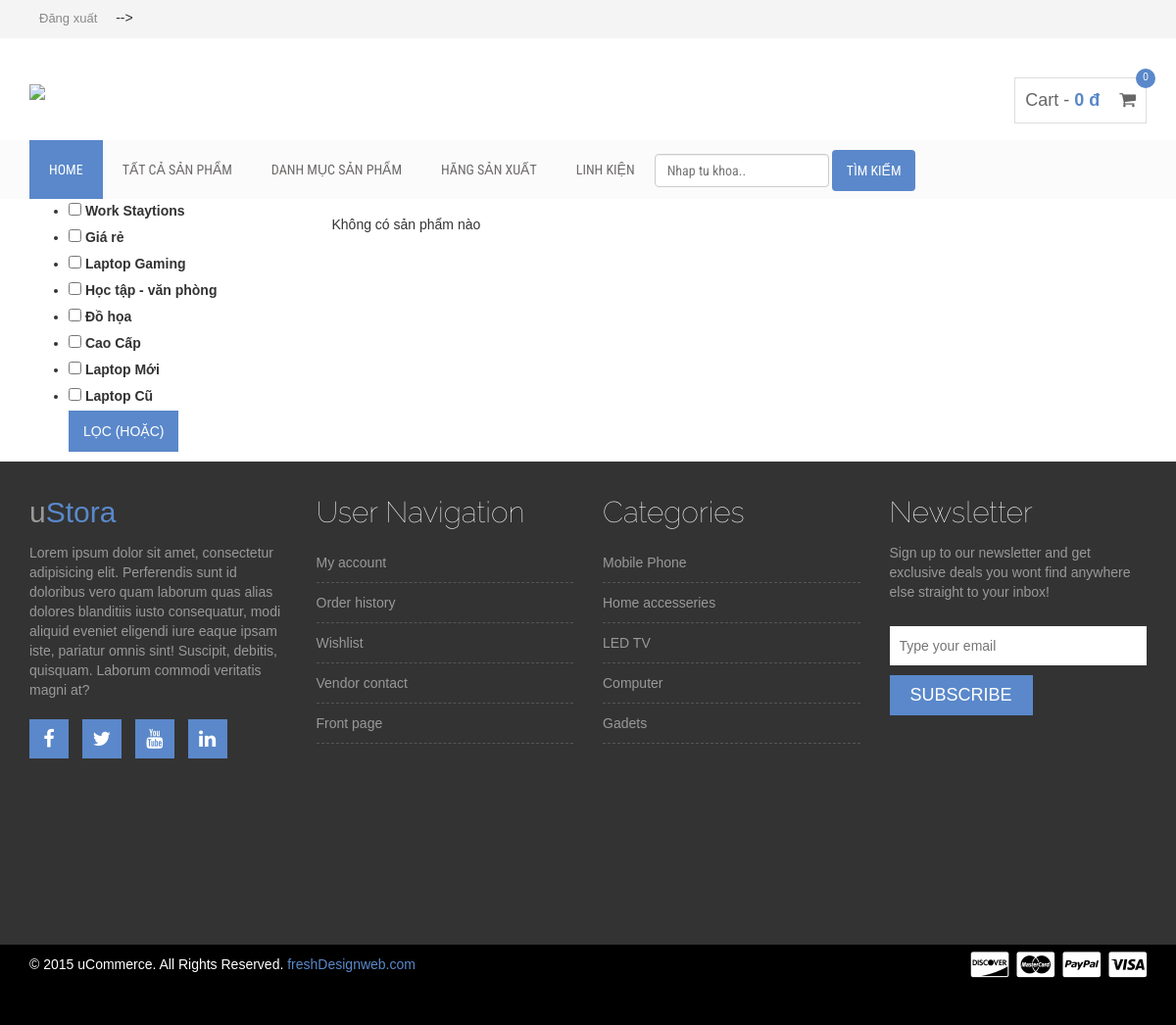
The app's page /category.php with its own data.
### tables this page shows
CREATE TABLE `category` (
  `id` int(11) NOT NULL,
  `name` varchar(30) NOT NULL,
  `level` int(10) NOT NULL,
  `parent_id` int(10) DEFAULT NULL
);

### db.php (called while the page is built, shortened)
<?php
class DB
{
    public function __construct()
    {
        $this->db = new PDO(
            'mysql:host='
                . self::DB_HOST . ';dbname=' . self::DB_NAME,
            self::DB_USERNAME,
            self::DB_PASSWORD
        ) or die('Cannot connect to db');
        return $this->db;
    }
}

### models/cate.php (called while the page is built, shortened)
<?php
require_once('C:/xampp/htdocs/Laptopcu/db.php');
class Cate extends DB implements Icate
{
    public function __construct()
    {
        $this->db->setAttribute(PDO::ATTR_ERRMODE, PDO::ERRMODE_EXCEPTION);
    }
    function getAllnoLimit()
    {
        $stm = $this->db->prepare("SELECT * FROM " . self::tableName);
        $stm->execute();
        return $stm->fetchAll();
    }
}

### category.php (the view, shortened to what this page needs)
<?php
include_once("inc/head.php");
include_once("inc/top.php");
?>
<?php
$cates = new Cate();
$cateslist = $cates->getAllnoLimit();
$listProducts = array();
$cate_ids = array();
?>
<div class="container">
    <div class="row">
        <div class="col-md-3">
            <ul>
                <form action="" method="post">
                    <?php foreach ($cateslist as $category) { ?>
                        <li>
                            <input <?php prinCheckCate($category['id'], $cate_ids) ?> type="checkbox" name="cate_id[]" value="<?php echo $category['id']; ?>">
                            <label for=""><?php echo $category['name']; ?></label>
                        </li>
                    <?php } ?>
                    <input type="submit" value="Lọc (Hoặc)">
                </form>
            </ul>
        </div>
        <div class="col-md-7">
            <?php if ($listProducts == NULL) echo '<div class="alert alert-primary" role="alert">Không có sản phẩm nào</div>' ?>
        </div>
    </div>
</div>
<?php
include_once("inc/footer.php")
?>

### css/style.css (style rules this page uses)
body { font-family: Arial, Helvetica, sans-serif; }
input[type="submit"], button[type=submit] { background: none repeat scroll 0 0 #5a88ca; border: medium none; color: #fff; padding: 11px 20px; text-transform: uppercase; }

### css/responsive.css (style rules this page uses)
@media only screen and (min-width: 992px) and (max-width: 1280px) { input[type="submit"], button[type="submit"] { padding: 11px 15px; } }

### records on screen
category: name "Work Staytions"
category: name "Giá rẻ"
category: name "Laptop Gaming"
category: name "Học tập - văn phòng"
category: name "Đồ họa"
category: name "Cao Cấp"
category: name "Laptop Mới"
category: name "Laptop Cũ"

### other values on screen
$total "0"
count($cart) "0"
